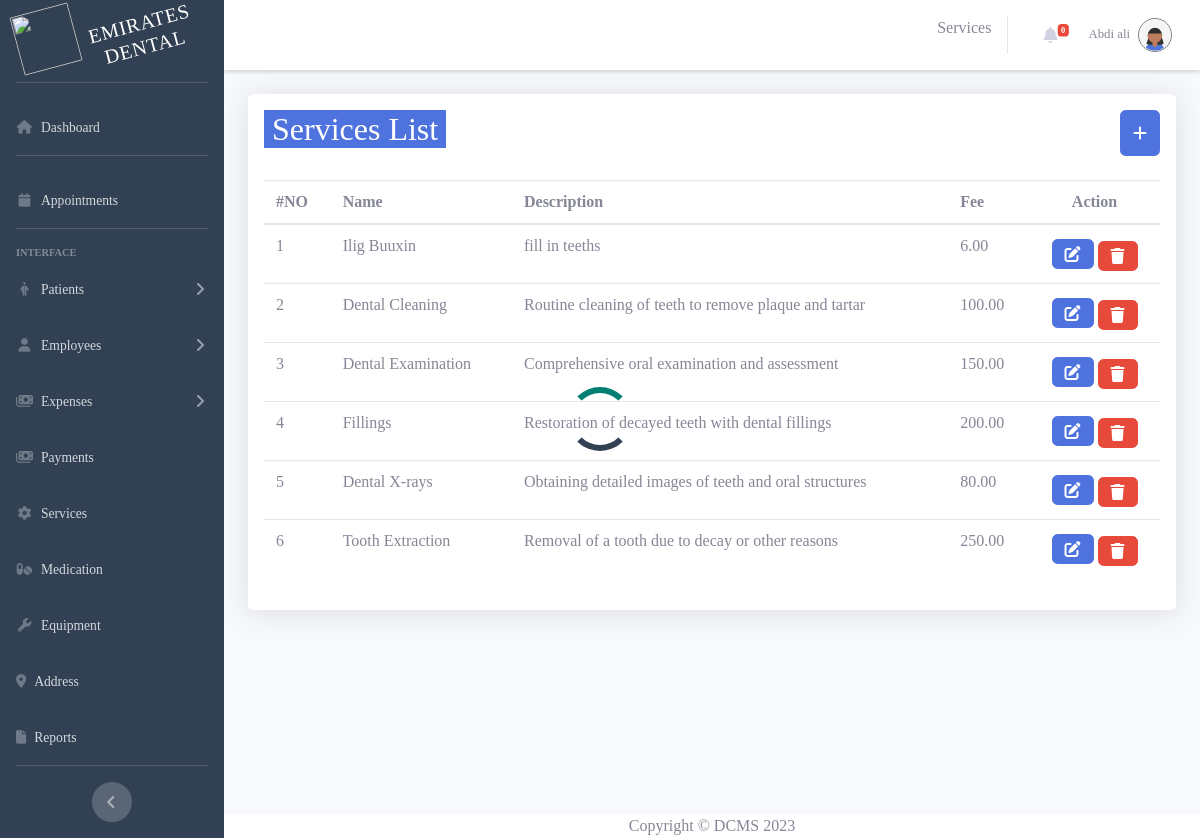
Screenshot of /index.php?page=services (signed in) with the database file from the repository.
### tables this page shows
CREATE TABLE `services` (
  `service_id` int(11) NOT NULL,
  `name` varchar(50) NOT NULL,
  `description` text DEFAULT NULL,
  `fee` decimal(10,2) NOT NULL
);

### index.php (called while the page is built, shortened)
<?php
    include_once('./includes/loader.php');
$is404 = false;
$page = '';
if(isset($_GET['page']) && !empty($_GET['page'])){
    $page = $_GET['page'];
    $file = $titles[$page]["path"]."/$page.php";
}
elseif(!in_array($page, $titles)){
    $is404 = true;
}
else{
    header("Location: index.php?page=dashboard");
}
require_once('./includes/header.php');
require_once('./includes/sidebar.php');
require_once($is404 ? './includes/404.php' : $file );
require_once('./includes/footer.php');
?>

### app/services/services.php (the view, shortened to what this page needs)
<?php
include_once('./app/database/conn.php')
?>
<!DOCTYPE html>
<html>
<head>
</head>
<div class="container-fluid ">
    <div class=" mt-1 p-3 rounded overflow-auto shadow  bg-white">
        <div class='d-flex justify-content-between mb-4'>
            <h2 class="text-center text-white bg-primary px-2">Services List</h2>
            <button type="button" class="btn btn-primary me-5" data-toggle="modal" data-target="#serviceModal">
                <i class="fa-solid fa-plus "></i>
            </button>
        </div>
        <table class="table table-hover" id="dataTable">
            <thead>
                <tr>
                    <th scope="col">#NO</th>
                    <th>Name</th>
                    <th>Description</th>
                    <th>Fee</th>
                    <th class="text-center">Action</th>
                </tr>
            </thead>
            <tbody>
                <?php
                $count = 0;
                $sql = "SELECT * FROM services";
                $result = mysqli_query($conn, $sql);
                while ($row = mysqli_fetch_assoc($result)) {
                    $count++;
                    echo "<tr>";
                    echo "<td>" . $count . "</td>";
                    echo "<td>" .  htmlspecialchars ($row["name"]) . "</td>";
                    echo "<td>" . htmlspecialchars($row["description"]) . "</td>";
                    echo "<td>" . htmlspecialchars($row["fee"]) . "</td>";
                    echo "<td class='text-center'>
                            <button  class='btn btn-primary' onclick='editServices(" . $row['service_id'] . ")'> <i class='fa fa-edit'></i> </button>
                            <a href='#' class='btn btn-danger ms-2 mt-1' onclick='deleteServices(" . $row['service_id'] . ")'> <i class='fa fa-trash'></i> </a>
                          </td>";
                    echo "</tr>";
                }
                ?>
            </tbody>
        </table>
    </div>
</div>
</html>

### includes/sidebar.php (style rules this page uses)
body { font-family: 'poppins'; }

### rows the page displays
services: name "Ilig Buuxin", description "fill in teeths", fee "6.00"
services: name "Dental Cleaning", description "Routine cleaning of teeth to remove plaque and tartar", fee "100.00"
services: name "Dental Examination", description "Comprehensive oral examination and assessment", fee "150.00"
services: name "Fillings", description "Restoration of decayed teeth with dental fillings", fee "200.00"
services: name "Dental X-rays", description "Obtaining detailed images of teeth and oral structures", fee "80.00"
services: name "Tooth Extraction", description "Removal of a tooth due to decay or other reasons", fee "250.00"

### other values shown
$title "Services"
$_SESSION["employee_name"] "Abdi ali"
